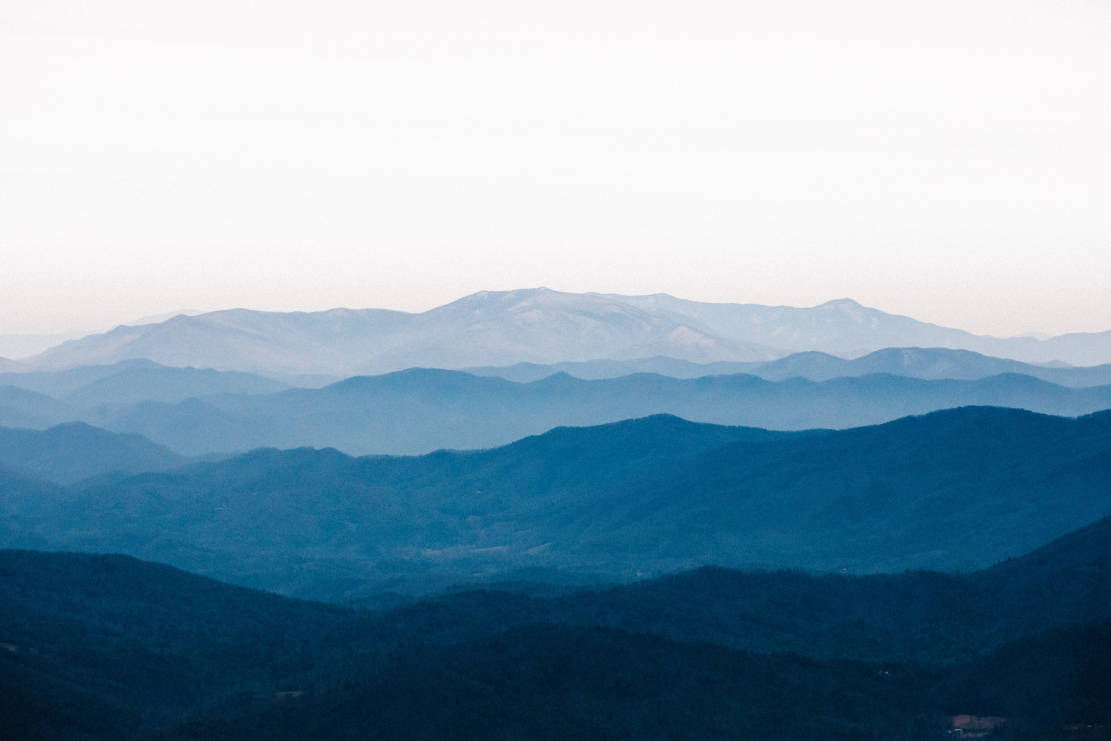
#> input picture database/original_images/0.jpg, 6663 x 4442 px (shown at 1/6 size); its folder holds only this picture in this run
$ python processImages.py
#> lines starting #> are read from the running program, lines starting #| are printed output that depends on the picture
import glob,os,shutil
from PIL import Image

def process_image(image,destinationPath):
    x,y = image.size

    if x<y:
        margin = int((y-x)/2.)
        region = (0,margin,x,x+margin)
    elif y<x:
        margin = int((x-y)/2.)
        region = (margin,0,y+margin,y)
    else:
        region = (0,0,x,y)

    region = image.crop(region)
    region.thumbnail((256,256))
    region.save(destinationPath)
    region.thumbnail((96,96))
    region.save(destinationPath.split('.')[0]+'_thumbnail.'+destinationPath.split('.')[-1])


if os.path.isdir('profileImages'):
    shutil.rmtree('profileImages')
os.mkdir('profileImages')

source_images = glob.glob('original_images/*')
destinations = ['profileImages/'+os.path.split(i)[-1] for i in source_images]
source_images = [Image.open(i) for i in source_images]
#> source_images = 1 item

for image,destinationPath in zip(source_images,destinations):
    process_image(image,destinationPath)
#> this loop made 1 pass
#> (destinationPath, x in process_image, y in process_image, margin in process_image, region in process_image) on pass 1: ('profileImages/0.jpg', 6663, 4442, 1110, (1110, 0, 5552, 4442))
#> pass 1, in process_image, `region = image.crop(region)`:
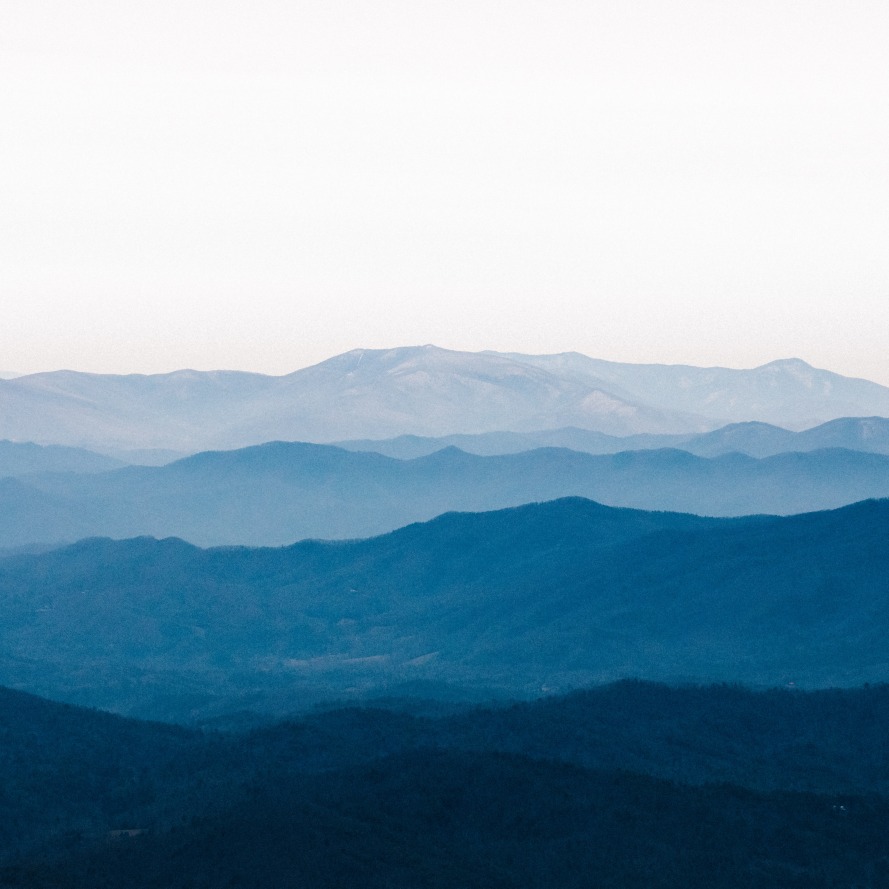
#> region: PIL image 4442x4442 RGB (shown at 1/5 size); mean R, G, B 130.7, 159.7, 177.8
#> pass 1, in process_image, `region.save(destinationPath)`:
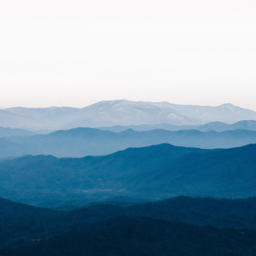
#> saved as 0.jpg: PIL image 256x256 RGB; mean R, G, B 130.7, 159.7, 177.8
#> pass 1, in process_image, `region.save(destinationPath.split('.')[0]+'_thumbnail.'+destinationPat..`:
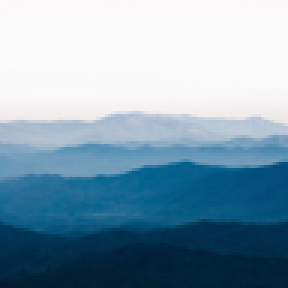
#> saved as 0_thumbnail.jpg: PIL image 96x96 RGB (shown 3 times larger); mean R, G, B 130.7, 159.7, 177.8

$ run again, on database/original_images/13.jpg
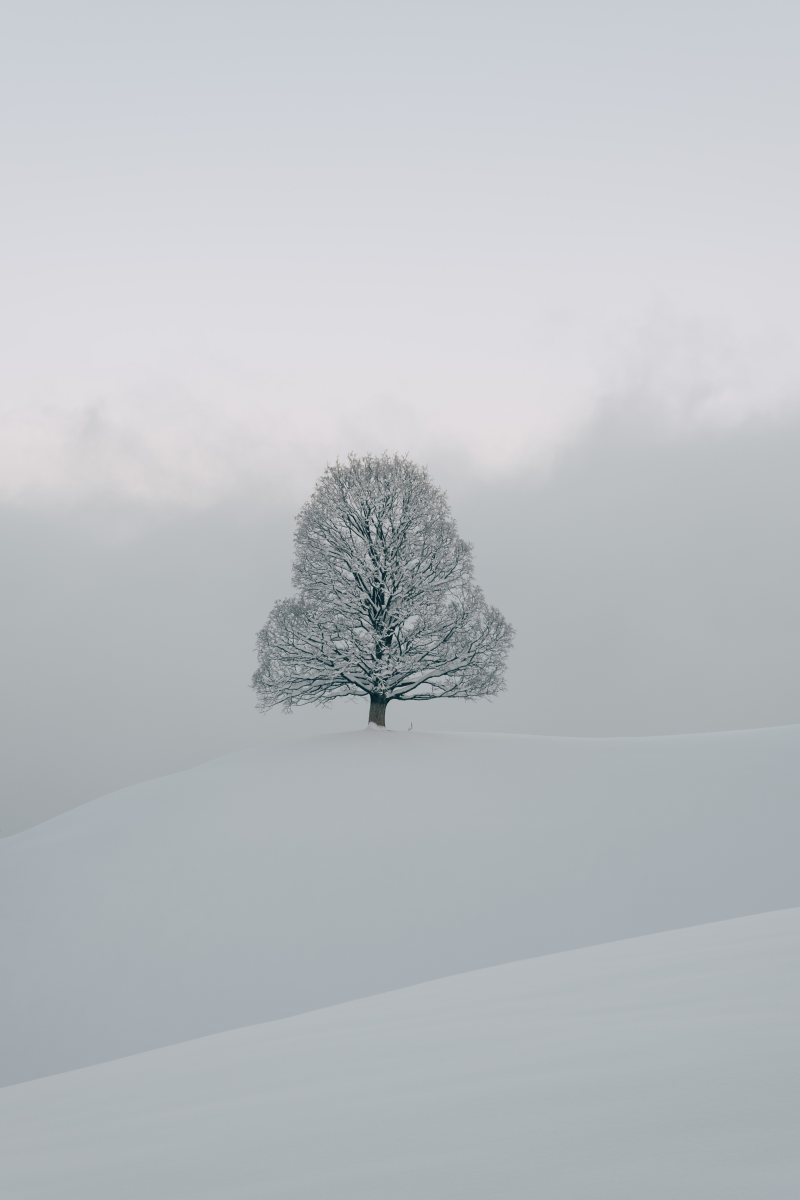
#> input picture database/original_images/13.jpg, 3999 x 5999 px (shown at 1/5 size)
#> source_images = 1 item
#> the loop `for image,destinationPath in zip(source_images,destinations):` made 1 pass
#> (destinationPath, x in process_image, y in process_image, margin in process_image, region in process_image) on pass 1: ('profileImages/13.jpg', 3999, 5999, 1000, (0, 1000, 3999, 4999))
#> pass 1, in process_image, `region.save(destinationPath)`:
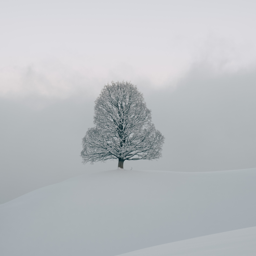
#> saved as 13.jpg: PIL image 256x256 RGB; mean R, G, B 185.4, 189, 192.8
#> pass 1, in process_image, `region.save(destinationPath.split('.')[0]+'_thumbnail.'+destinationPat..`:
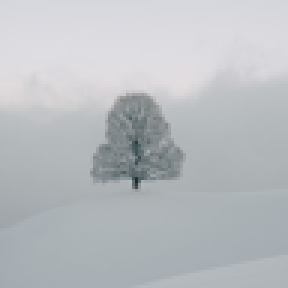
#> saved as 13_thumbnail.jpg: PIL image 96x96 RGB (shown 3 times larger); mean R, G, B 185.4, 189, 192.8

$ run again, on database/original_images/15.jpg
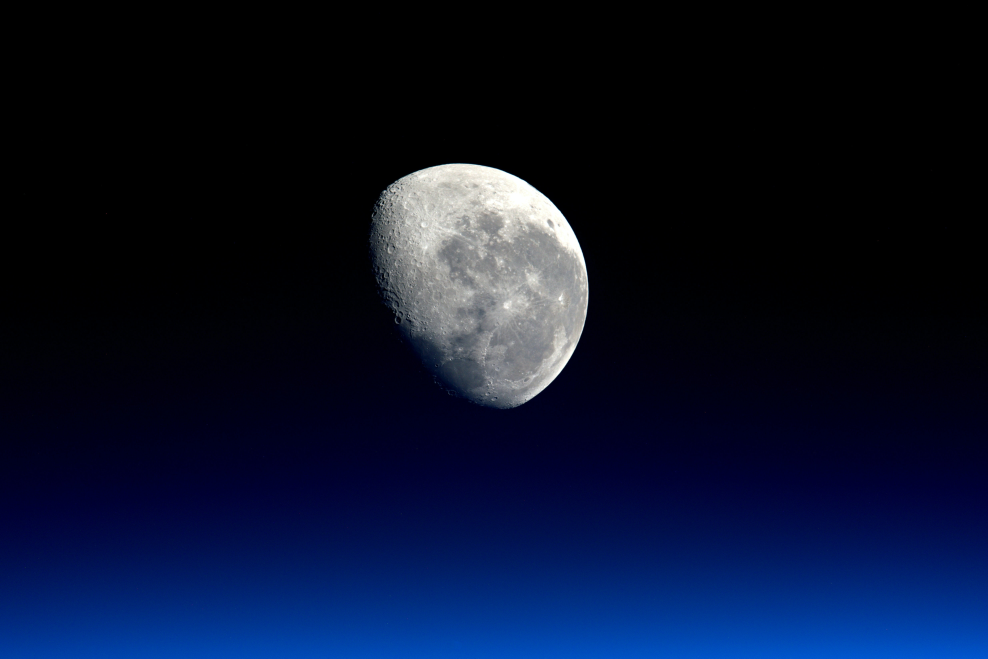
#> input picture database/original_images/15.jpg, 4940 x 3292 px (shown at 1/5 size)
#> source_images = 1 item
#> the loop `for image,destinationPath in zip(source_images,destinations):` made 1 pass
#> (destinationPath, x in process_image, y in process_image, margin in process_image, region in process_image) on pass 1: ('profileImages/15.jpg', 4940, 3292, 824, (824, 0, 4116, 3292))
#> pass 1, in process_image, `region.save(destinationPath)`:
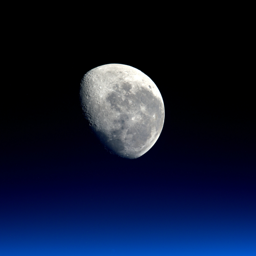
#> saved as 15.jpg: PIL image 256x256 RGB; mean R, G, B 14.4, 23.3, 49
#> pass 1, in process_image, `region.save(destinationPath.split('.')[0]+'_thumbnail.'+destinationPat..`:
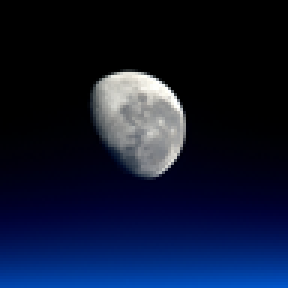
#> saved as 15_thumbnail.jpg: PIL image 96x96 RGB (shown 3 times larger); mean R, G, B 14.5, 23.3, 49

$ run again, on database/original_images/17.jpg
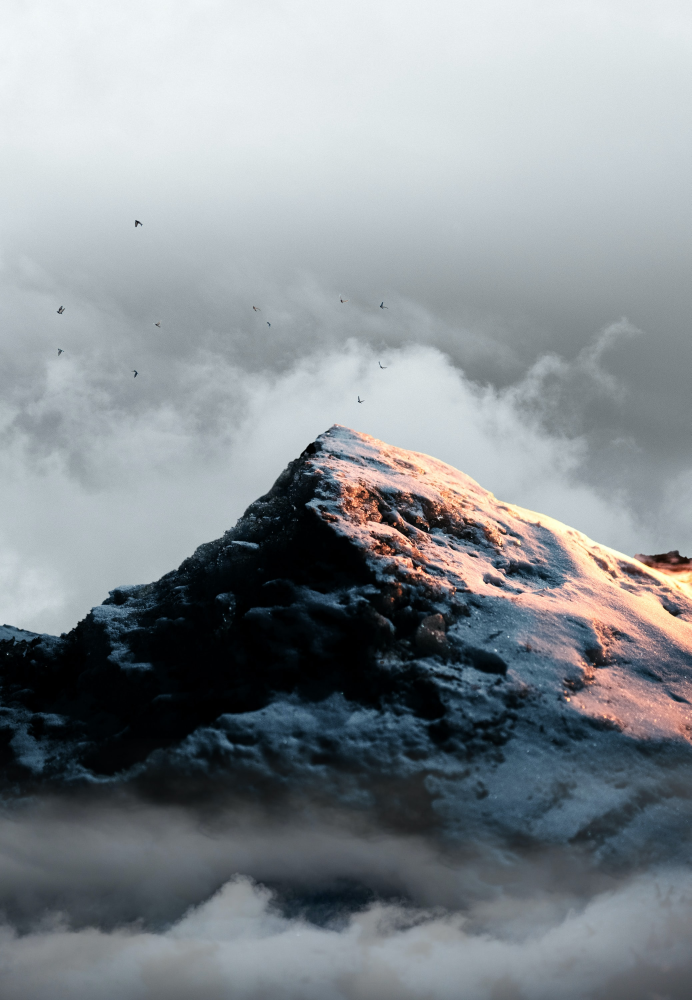
#> input picture database/original_images/17.jpg, 2074 x 3000 px (shown at 1/3 size)
#> source_images = 1 item
#> the loop `for image,destinationPath in zip(source_images,destinations):` made 1 pass
#> (destinationPath, x in process_image, y in process_image, margin in process_image, region in process_image) on pass 1: ('profileImages/17.jpg', 2074, 3000, 463, (0, 463, 2074, 2537))
#> pass 1, in process_image, `region.save(destinationPath)`:
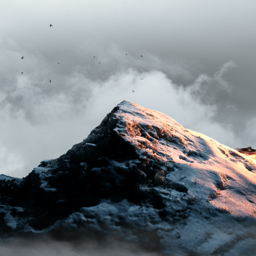
#> saved as 17.jpg: PIL image 256x256 RGB; mean R, G, B 121.8, 127.9, 132.3
#> pass 1, in process_image, `region.save(destinationPath.split('.')[0]+'_thumbnail.'+destinationPat..`:
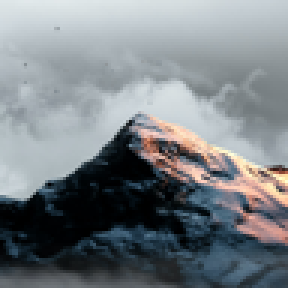
#> saved as 17_thumbnail.jpg: PIL image 96x96 RGB (shown 3 times larger); mean R, G, B 121.8, 127.9, 132.3

$ run again, on database/original_images/1.jpg
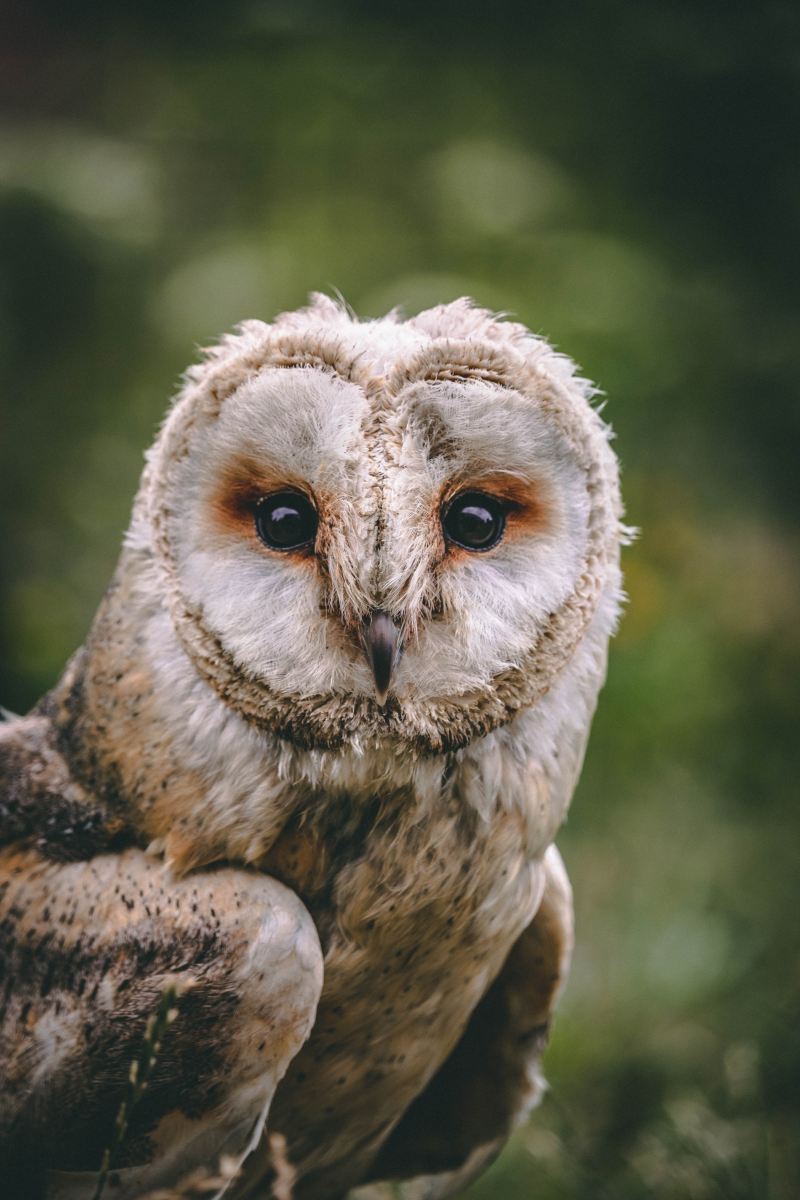
#> input picture database/original_images/1.jpg, 4000 x 6000 px (shown at 1/5 size)
#> source_images = 1 item
#> the loop `for image,destinationPath in zip(source_images,destinations):` made 1 pass
#> (destinationPath, x in process_image, y in process_image, margin in process_image, region in process_image) on pass 1: ('profileImages/1.jpg', 4000, 6000, 1000, (0, 1000, 4000, 5000))
#> pass 1, in process_image, `region.save(destinationPath)`:
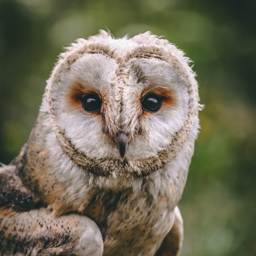
#> saved as 1.jpg: PIL image 256x256 RGB; mean R, G, B 113.7, 109.2, 89.1
#> pass 1, in process_image, `region.save(destinationPath.split('.')[0]+'_thumbnail.'+destinationPat..`:
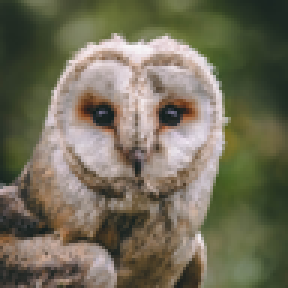
#> saved as 1_thumbnail.jpg: PIL image 96x96 RGB (shown 3 times larger); mean R, G, B 113.7, 109.2, 89.1
